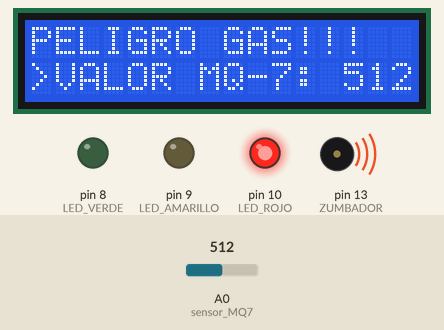
This sketch was run on a simulated Arduino Uno, built with avr-gcc and run on an emulated ATmega328P. Parts: 16×2 character LCD, output pins drawn as LEDs (lit = HIGH), buzzer (waves = sounding, pin HIGH). The inputs (shaded band) are chosen by the test bench; at power-on: A0 (sensor_MQ7) = 512.

Above: at 4.2 s.
4.3 s: A0 (sensor_MQ7) set to 414
At 5.5 s:
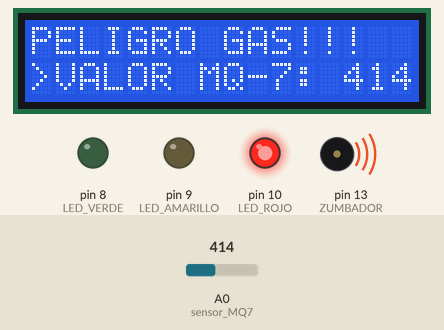
5.8 s: A0 (sensor_MQ7) set to 391
At 6.5 s:
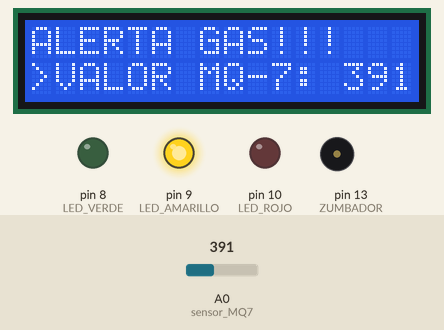
7.4 s: A0 (sensor_MQ7) set to 310
At 8.0 s:
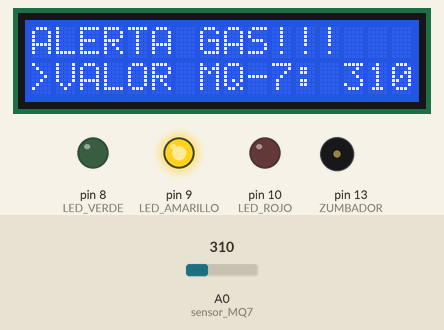
8.9 s: A0 (sensor_MQ7) set to 284
At 9.9 s:
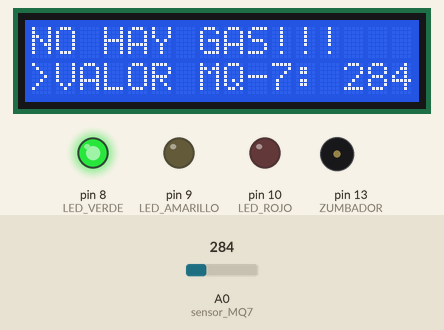
Timing chart, 0 to 11.5 s (numbered marks = the images above; inputs shaded):
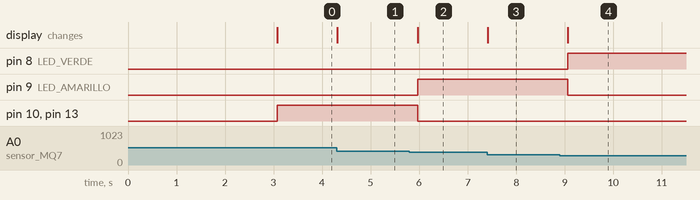

The sketch:

Codigo_detector_gas_butano.ino
```cpp
#include <LiquidCrystal.h>

// RS, E, D4, D5, D6, D7
LiquidCrystal lcd(12, 11, 5, 4, 3, 2);

int ZUMBADOR = 13;
int LED_ROJO = 10;
int LED_AMARILLO = 9;
int LED_VERDE = 8;
int sensor_MQ7 = A0;
int valor_sensor;

void setup()
{
  pinMode(ZUMBADOR, OUTPUT);
  pinMode(LED_ROJO, OUTPUT);
  pinMode(LED_AMARILLO, OUTPUT);
  pinMode(LED_VERDE, OUTPUT);

  lcd.begin(16, 2); // LCD de 16 columnas y 2 filas
  lcd.clear();
  lcd.setCursor(0,0);
  lcd.print("<< SENSOR MQ7 >>");
  delay(3000);
}

void loop()
{
  valor_sensor = analogRead(sensor_MQ7);

  if (valor_sensor < 300)
  {
    lcd.clear();
    lcd.setCursor(0,0);
    lcd.print("NO HAY GAS!!!");
    lcd.setCursor(0,1);
    lcd.print(">VALOR MQ-7: ");
    lcd.print(valor_sensor);
    digitalWrite(LED_VERDE, HIGH);
    digitalWrite(LED_AMARILLO, LOW);
    digitalWrite(LED_ROJO, LOW);
    digitalWrite(ZUMBADOR, LOW);
  }

  else if (valor_sensor >= 300 && valor_sensor <= 400)
  {
    lcd.clear();
    lcd.setCursor(0,0);
    lcd.print("ALERTA GAS!!!");
    lcd.setCursor(0,1);
    lcd.print(">VALOR MQ-7: ");
    lcd.print(valor_sensor);
    digitalWrite(LED_VERDE, LOW);
    digitalWrite(LED_AMARILLO, HIGH);
    digitalWrite(LED_ROJO, LOW);
    digitalWrite(ZUMBADOR, LOW);
  }

  else if (valor_sensor > 400)
  {
    lcd.clear();
    lcd.setCursor(0,0);
    lcd.print("PELIGRO GAS!!!");
    lcd.setCursor(0,1);
    lcd.print(">VALOR MQ-7: ");
    lcd.print(valor_sensor);
    digitalWrite(LED_VERDE, LOW);
    digitalWrite(LED_AMARILLO, LOW);
    digitalWrite(LED_ROJO, HIGH);
    digitalWrite(ZUMBADOR, HIGH);
  }

  delay(200);
}
```

Measured:
- the behaviour switches between 401 and 400 on A0 (sensor_MQ7) (found by bisection; images 1 and 2)
- the behaviour switches between 300 and 299 on A0 (sensor_MQ7) (found by bisection; images 3 and 4)
- after the input at 4.3 s, the display: changes at once (image 1)
- after the input at 5.8 s, pin 9 (LED_AMARILLO): LOW → HIGH after 0.17 s; pin 10 (LED_ROJO), pin 13 (ZUMBADOR): HIGH → LOW after 0.17 s; the display: changes after 0.17 s (image 2)
- after the input at 7.4 s, the display: changes at once (image 3)
- after the input at 8.9 s, pin 8 (LED_VERDE): LOW → HIGH after 0.17 s; pin 9 (LED_AMARILLO): HIGH → LOW after 0.17 s; the display: changes after 0.17 s (image 4)
